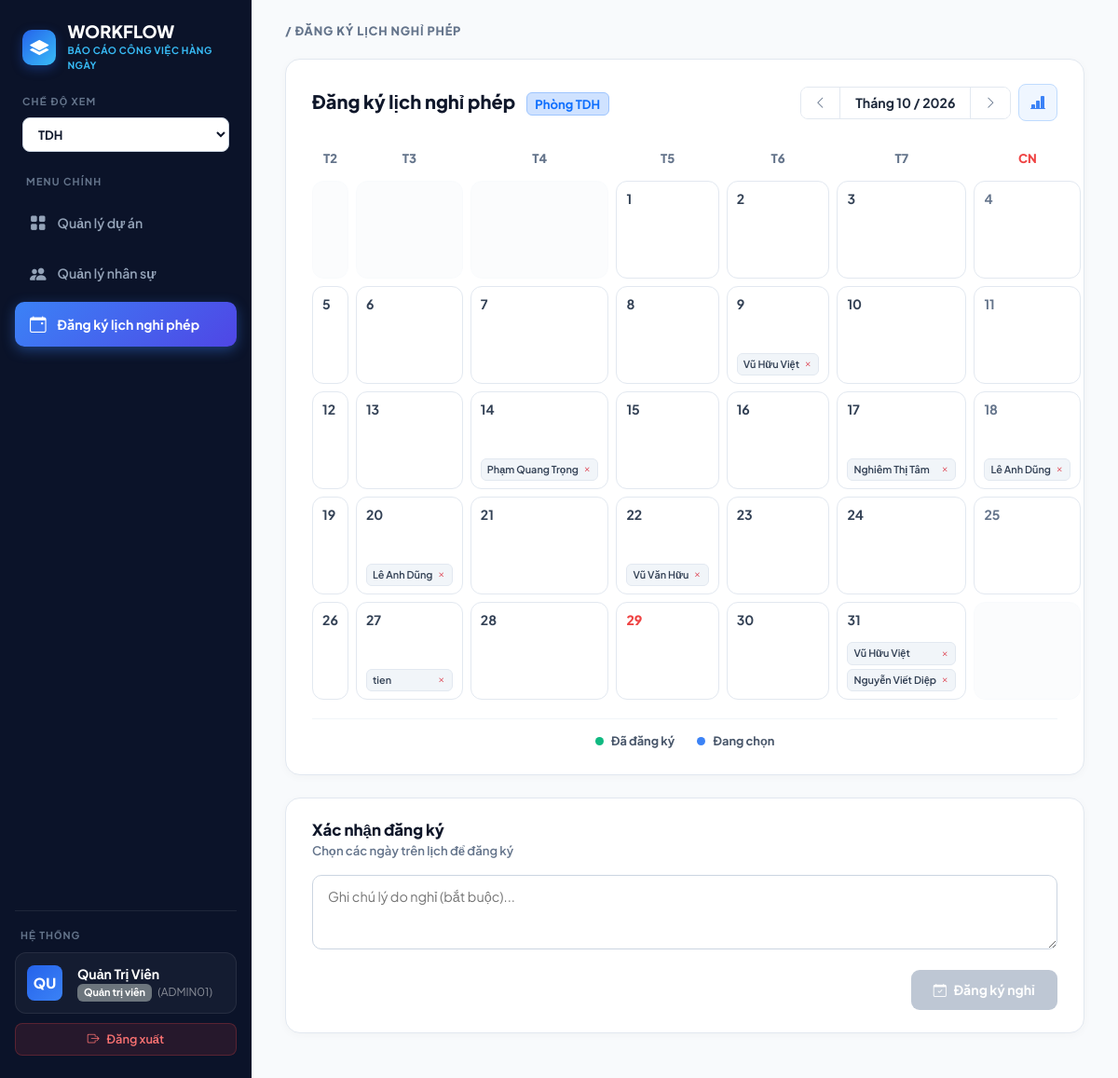
The page /leave-calendar (signed in) on the database its author committed.
### app.py (models this page shows)
class Employee(db.Model):
    __tablename__ = 'employee'
    id = db.Column(db.Integer, primary_key=True)
    employee_code = db.Column(db.String(50), unique=True, nullable=False)
    full_name = db.Column(db.String(100), nullable=False)
    email = db.Column(db.String(100))
    phone = db.Column(db.String(20))
    emergency_phone = db.Column(db.String(50))
    position = db.Column(db.String(100))
    department = db.Column(db.String(50), nullable=False, default='TDH')  # 'TDH', 'A11A', 'LENS'
    role = db.Column(db.String(20), nullable=False, default='user')        # 'admin' hoặc 'user'
    password_hash = db.Column(db.String(200), nullable=False)
    start_date = db.Column(db.Date)
    status = db.Column(db.String(50), default='active')                    # 'active' hoặc 'inactive'

class LeaveRequest(db.Model):
    __tablename__ = 'leave_request'
    id = db.Column(db.Integer, primary_key=True)
    employee_code = db.Column(db.String(50), db.ForeignKey('employee.employee_code'), nullable=False)
    leave_date = db.Column(db.Date, nullable=False)
    reason = db.Column(db.Text)
    created_at = db.Column(db.DateTime, default=datetime.now)
    employee = db.relationship('Employee', backref=db.backref('leave_requests', lazy=True))

### app.py (the view, shortened to what this page needs)
@app.route('/leave-calendar')
def leave_calendar():
    emp_code = session.get('employee_code')
    if not emp_code:
        flash('Vui lòng đăng nhập trước khi tiếp tục.', 'warning')
        return redirect(url_for('login'))
    current_user = Employee.query.filter_by(employee_code=emp_code).first()
    if not current_user:
        session.clear()
        return redirect(url_for('login'))
    today = datetime.now().date()
    month = request.args.get('month', type=int) or today.month
    year = request.args.get('year', type=int) or today.year
    is_admin = (session.get('role') == 'admin')
    if is_admin:
        selected_dept = request.args.get('dept', 'TDH')
        if selected_dept not in ['TDH', 'A11A', 'LENS']:
            selected_dept = 'TDH'
    prev_month, prev_year = (12, year - 1) if month == 1 else (month - 1, year)
    next_month, next_year = (1, year + 1) if month == 12 else (month + 1, year)
    all_leaves = LeaveRequest.query.all()
    month_leaves = [
        l for l in all_leaves
        if l.leave_date and l.leave_date.month == month and l.leave_date.year == year
    ]
    display_leaves = [l for l in month_leaves if l.employee and l.employee.department == selected_dept]
    leaves_by_date = {}
    for l in display_leaves:
        date_key = l.leave_date.strftime('%Y-%m-%d')
        if date_key not in leaves_by_date:
            leaves_by_date[date_key] = []
        leaves_by_date[date_key].append(l)
    cal = calendar.Calendar(firstweekday=0)
    month_dates = cal.monthdatescalendar(year, month)
    calendar_weeks = []
    for week in month_dates:
        week_data = []
        for d in week:
            date_str = d.strftime('%Y-%m-%d')
            week_data.append({
                'day': d.day,
                'date_str': date_str,
                'is_current_month': (d.month == month),
                'is_today': (d == today),
                'is_sunday': (d.isoweekday() == 7),
                'leaves': leaves_by_date.get(date_str, [])
            })
        calendar_weeks.append(week_data)
    emp_stats = {}
    for l in display_leaves:
        emp_name = l.employee.full_name if l.employee else l.employee_code
        dept = l.employee.department if l.employee else ''
        if emp_name not in emp_stats:
            emp_stats[emp_name] = {'count': 0, 'dept': dept, 'dates': []}
        emp_stats[emp_name]['count'] += 1
        emp_stats[emp_name]['dates'].append(l.leave_date.strftime('%d/%m'))
    chart_labels = list(emp_stats.keys())
    chart_data = [info['count'] for info in emp_stats.values()]
    emp_summary = [
        {'name': k, 'dept': v['dept'], 'count': v['count'], 'dates_str': ', '.join(v['dates'])}
        for k, v in emp_stats.items()
    ]
    user_initials = get_initials(current_user.full_name)
    return render_template(
        'leave_calendar.html',
        current_user=current_user,
        user_initials=user_initials,
        calendar_weeks=calendar_weeks,
        current_month=month,
        current_year=year,
        prev_month=prev_month,
        prev_year=prev_year,
        next_month=next_month,
        next_year=next_year,
        selected_dept=selected_dept,
        chart_labels=chart_labels,
        chart_data=chart_data,
        emp_summary=emp_summary,
        is_admin=is_admin,
        active_page='leave_calendar'
    )

### templates/leave_calendar.html (shortened to what this page needs)
<!DOCTYPE html>
<html lang="vi">
<head>
    <link href="https://cdn.jsdelivr.net/npm/bootstrap@5.3.0/dist/css/bootstrap.min.css" rel="stylesheet">
    <link rel="stylesheet" href="https://cdn.jsdelivr.net/npm/bootstrap-icons@1.11.3/font/bootstrap-icons.min.css">
</head>
<body>
    {% if session.get('role') == 'admin' or current_user.role == 'admin' %}
        {% include 'sidebar_admin.html' %}
    {% else %}
        {% include 'sidebar_user.html' %}
    {% endif %}
    <main class="main-wrapper">
        <div class="breadcrumb-tag">/ ĐĂNG KÝ LỊCH NGHỈ PHÉP</div>
        <div class="calendar-main-card">
            <div class="calendar-header">
                <h1 class="calendar-title">Đăng ký lịch nghỉ phép <span class="badge bg-primary-subtle text-primary border border-primary-subtle ms-2" style="font-size: 0.82rem; font-weight: 700; vertical-align: middle;">Phòng {{ selected_dept }}</span></h1>
                <div class="calendar-controls">
                    <div class="nav-btn-group">
                        <a href="{{ url_for('leave_calendar', month=prev_month, year=prev_year, dept=selected_dept) }}" class="cal-nav-btn" title="Tháng trước">
                            <i class="bi bi-chevron-left"></i>
                        </a>
                        <div class="month-display-text">Tháng {{ current_month }} / {{ current_year }}</div>
                        <a href="{{ url_for('leave_calendar', month=next_month, year=next_year, dept=selected_dept) }}" class="cal-nav-btn" title="Tháng sau">
                            <i class="bi bi-chevron-right"></i>
                        </a>
                    </div>
                    <button type="button" class="btn-chart-stats" data-bs-toggle="modal" data-bs-target="#leaveStatsModal" title="Xem biểu đồ thống kê ngày nghỉ">
                        <i class="bi bi-bar-chart-line-fill"></i>
                    </button>
                </div>
            </div>
            <div class="calendar-grid">
                <div class="weekday-header">T2</div>
                <div class="weekday-header">T3</div>
                <div class="weekday-header">T4</div>
                <div class="weekday-header">T5</div>
                <div class="weekday-header">T6</div>
                <div class="weekday-header">T7</div>
                <div class="weekday-header sunday">CN</div>
                {% for week in calendar_weeks %}
                    {% for day_item in week %}
                    <div class="day-cell {% if not day_item.is_current_month %}other-month{% endif %}"
                         {% if day_item.is_current_month %}
                         data-date="{{ day_item.date_str }}"
                         onclick="toggleDateSelection(this, '{{ day_item.date_str }}')"
                         {% endif %}>
                        <div class="d-flex justify-content-between align-items-center">
                            {% if day_item.is_current_month %}
                            <span class="day-num {% if day_item.is_today %}today{% elif day_item.is_sunday %}sunday{% endif %}">
                                {{ day_item.day }}
                            </span>
                            {% else %}
                            <span></span>
                            {% endif %}
                        </div>
                        <div class="leave-tags-container">
                            {% if day_item.is_current_month and day_item.leaves %}
                                {% for leave in day_item.leaves %}
                                <div class="leave-tag {% if leave.employee_code == session.get('employee_code') %}my-leave{% endif %}"
                                     title="Nhân viên: {{ leave.employee.full_name if leave.employee else leave.employee_code }}&#013;Lý do: {{ leave.reason or 'Không có' }}">
                                    <span>{{ leave.employee.full_name if leave.employee else leave.employee_code }}</span>
                                    {% if leave.employee_code == session.get('employee_code') or session.get('role') == 'admin' %}
                                    <form action="{{ url_for('leave_cancel', id=leave.id) }}" method="POST" class="d-inline" onsubmit="event.stopPropagation(); return confirm('Bạn có muốn hủy lịch nghỉ ngày này?');">
                                        <button type="submit" class="border-0 bg-transparent p-0 text-danger" style="font-size: 0.65rem;" title="Hủy">
                                            <i class="bi bi-x"></i>
                                        </button>
                                    </form>
                                    {% endif %}
                                </div>
                                {% endfor %}
                            {% endif %}
                        </div>
                    </div>
                    {% endfor %}
                {% endfor %}
            </div>
            <div class="calendar-legend">
                <div>
                    <span class="legend-dot-green"></span>
                    <span>Đã đăng ký</span>
                </div>
                <div>
                    <span class="legend-dot-blue"></span>
                    <span>Đang chọn</span>
                </div>
            </div>
        </div>
        <div class="confirm-section">
            <h2 class="confirm-title">Xác nhận đăng ký</h2>
            <div class="confirm-subtitle" id="selectedDatesLabel">
                Chọn các ngày trên lịch để đăng ký
            </div>
            <form action="{{ url_for('leave_register') }}" method="POST" id="leaveForm">
                <div class="mb-3">
                    <textarea name="reason" class="confirm-textarea" placeholder="Ghi chú lý do nghỉ (bắt buộc)..." required></textarea>
                </div>
                <div class="text-end">
                    <button type="submit" class="btn-register-leave" id="btnSubmitLeave" disabled>
                        <i class="bi bi-calendar-check"></i>
                        <span>Đăng ký nghỉ</span>
                    </button>
                </div>
            </form>
        </div>
    </main>
</body>
</html>

### templates/sidebar_admin.html (shortened to what this page needs)
<aside class="sidebar">
    <div>
        <div class="brand-box">
            <div class="brand-icon">
                <i class="bi bi-layers-fill"></i>
            </div>
            <div>
                <div class="brand-title">WORKFLOW</div>
                <div class="brand-subtitle">BÁO CÁO CÔNG VIỆC HÀNG NGÀY</div>
            </div>
        </div>
        <div class="mode-container">
            <div class="mode-label">CHẾ ĐỘ XEM</div>
            <select class="mode-select" id="adminDeptSelector" onchange="switchAdminDept(this.value)">
                <option value="TDH" {% if selected_dept == 'TDH' %}selected{% endif %}>TDH</option>
            </select>
        </div>
        <div class="menu-label">MENU CHÍNH</div>
        <nav class="nav flex-column">
            {% set is_projects_active = (active_page == 'projects' or request.endpoint in ['admin_dashboard', 'admin_reports'] or request.path in ['/admin', '/projects', '/admin/reports']) %}
            <a href="{{ url_for('admin_dashboard') }}?dept={{ selected_dept or 'TDH' }}" class="nav-link-custom {{ 'active' if is_projects_active else '' }}">
                <i class="bi bi-grid-fill"></i>
                <span>Quản lý dự án</span>
            </a>
            {% set is_employees_active = (active_page == 'employees' or request.endpoint == 'admin_employees' or request.path.startswith('/admin/employees')) %}
            <a href="{{ url_for('admin_employees') }}?dept={{ selected_dept or 'TDH' }}" class="nav-link-custom {{ 'active' if is_employees_active else '' }}">
                <i class="bi bi-people-fill"></i>
                <span>Quản lý nhân sự</span>
            </a>
            {% set is_leave_active = (active_page == 'leave_calendar' or request.endpoint == 'leave_calendar' or request.path.startswith('/leave-calendar')) %}
            <a href="{{ url_for('leave_calendar') }}?dept={{ selected_dept or 'TDH' }}" class="nav-link-custom {{ 'active' if is_leave_active else '' }}">
                <i class="bi bi-calendar-event"></i>
                <span>Đăng ký lịch nghỉ phép</span>
            </a>
        </nav>
    </div>
    <div class="system-footer">
        <div class="system-label">HỆ THỐNG</div>
        <div class="user-card d-flex align-items-center gap-3">
            <div class="user-avatar">
                {{ admin_initials or (session.get('full_name', 'AD')[:2]|upper) }}
            </div>
            <div class="overflow-hidden">
                <div class="text-white fw-bold text-truncate" style="font-size: 0.88rem;">{{ session.get('full_name') or 'Quản Trị Viên' }}</div>
                <div class="text-muted text-truncate" style="font-size: 0.75rem;">
                    <span class="badge bg-secondary" style="font-size: 0.68rem;">Quản trị viên</span>
                    <span class="ms-1 text-white-50">({{ session.get('employee_code') or 'ADMIN01' }})</span>
                </div>
            </div>
        </div>
        <a href="{{ url_for('logout') }}" class="logout-btn">
            <i class="bi bi-box-arrow-right"></i>
            <span>Đăng xuất</span>
        </a>
    </div>
</aside>

### rows shown on the page
Employee: full_name "Quản Trị Viên", employee_code "ADMIN01"
LeaveRequest: employee "Vũ Hữu Việt"
LeaveRequest: employee "Phạm Quang Trọng"
LeaveRequest: employee "Nghiêm Thị Tâm"
LeaveRequest: employee "Lê Anh Dũng"
LeaveRequest: employee "Lê Anh Dũng"
LeaveRequest: employee "Vũ Văn Hữu"
LeaveRequest: employee "tien"
LeaveRequest: employee "Vũ Hữu Việt"
LeaveRequest: employee "Nguyễn Viết Diệp"

### other values the page prints
{{ admin_initials or (session.get('full_name', 'AD')[:2]|upper) }} "QU"
{{ selected_dept }} "TDH"
{{ current_month }} "10"
{{ current_year }} "2026"
{{ day_item.day }} "1" "2" "3" "4" "5" "6" "7" "8" "9" "10" "11" "12" "13" "14" "15" "16" "17" "18" "19" "20" "21" "22" "23" "24" "25" "26" "27" "28" "29" "30" "31"
